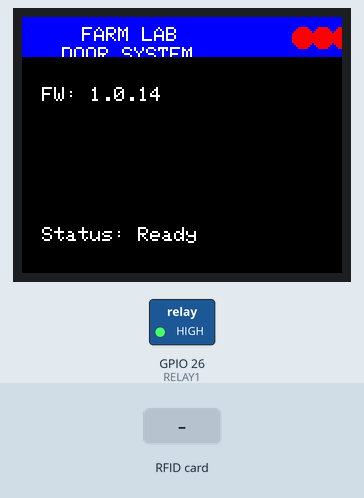
Simulated run of this program. Board: ESP32. Shown: 160×128 colour display, switched loads named in the program (green lamp = pin HIGH). The test bench sets the inputs (shaded band). WiFi joins after 1.5 s; servers stay silent unless stated; no MQTT or app messages arrive unless stated; what the program prints to the serial monitor is not drawn.

Above: at 1.4 s.
1.5 s: RFID card 93 9B D7 AA held to the reader
At 2.4 s:
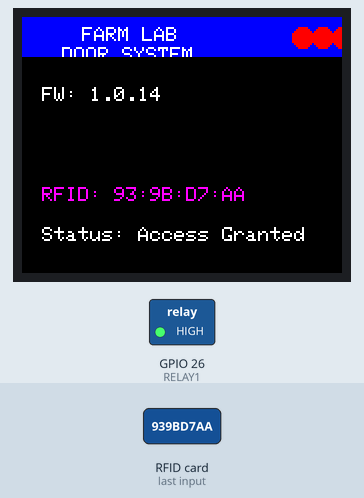
4.5 s: RFID card 20 15 B8 4F held to the reader
At 5.9 s:
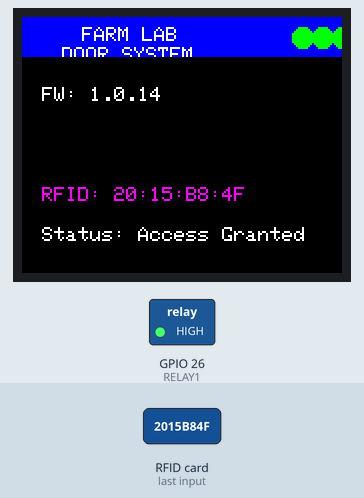
6.2 s: RFID card D3 C6 F6 99 held to the reader
At 6.8 s:
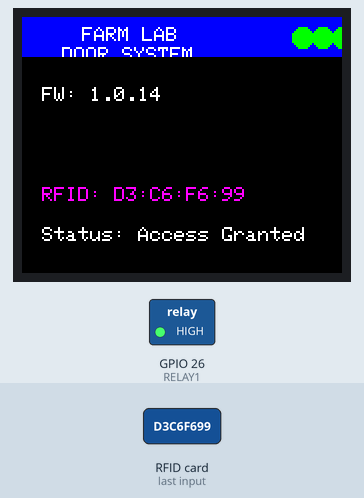
7.9 s: RFID card 5E 7A 19 C4 held to the reader
At 9.2 s:
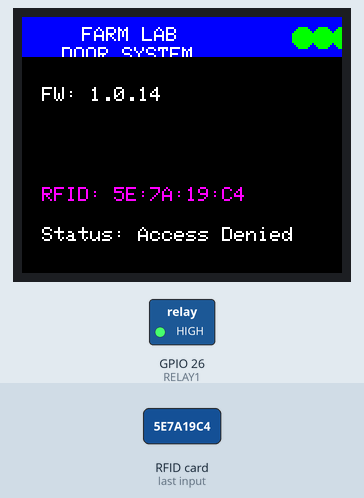
10.9 s: RFID card 93 9B D7 AA held to the reader
At 12.1 s:
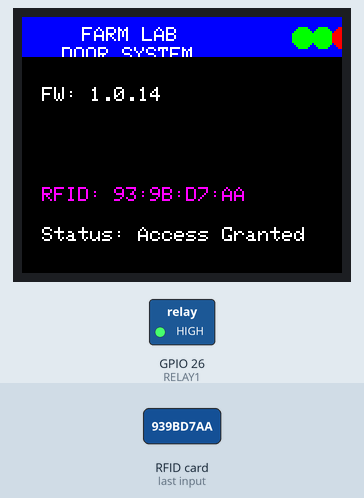
Timing chart, 0 to 13.9 s (numbered marks = the images above; inputs shaded):
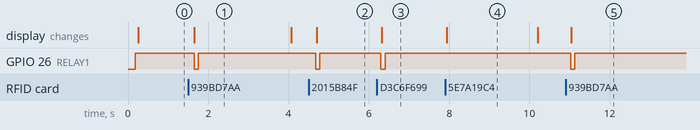

The program:

main.cpp
```cpp
#include <Arduino.h>
#include <SPI.h>
#include <MFRC522.h>
#include <Adafruit_GFX.h>
#include <Adafruit_ST7735.h>
#include <WiFi.h>
#include <HTTPClient.h>
#include <Update.h>
#include <PubSubClient.h>
#include <ArduinoJson.h>
String currentFirmwareVersion = "1.0.14";

// ==== Device info ====
const char* deviceID = "lock_01";

// ==== MQTT Settings ====
const char* mqttServer = "192.168.1.102";
const int mqttPort = 1883;
const char* mqttUser = ""; // optional
const char* mqttPassword = ""; // optional
const char* mqttTopic = "farmlab/door";

// MQTT client
WiFiClient espClient;
PubSubClient mqttClient(espClient);

// ==== Wi-Fi & MQTT flags ====
bool wifiConnected = false;
bool mqttConnected = false;
unsigned long lastMqttAttempt = 0;
const unsigned long mqttInterval = 500;

// ==== Heartbeat ====
const unsigned long heartbeatInterval = 5000; // ms
unsigned long lastHeartbeat = 0;

// ==== Relay & Pulse ====
#define RELAY1 26
const unsigned long pulseDuration = 100;
bool pulseActive = false;
unsigned long pulseStartTime = 0;

// ==== RFID ====
#define RFID_SS 32
#define RFID_RST 33
MFRC522 mfrc522(RFID_SS, RFID_RST);
String lastRFIDUID = "";
unsigned long lastCardReadTime = 0;
const unsigned long cardTimeout = 1000;
const char* allowedUIDs[] = {
  "93:9B:D7:AA", "20:15:B8:4F", "D3:C6:F6:99"
};
const int allowedUIDCount = sizeof(allowedUIDs)/sizeof(allowedUIDs[0]);
unsigned long lastRFIDCheck = 0;
const unsigned long rfidInterval = 200;

// ==== TFT ====
#define TFT_CS    5
#define TFT_RST   4
#define TFT_DC    2
Adafruit_ST7735 tft(TFT_CS, TFT_DC, TFT_RST);
#define BG_COLOR   ST77XX_BLACK
#define LOCK_COLOR ST77XX_GREEN
#define RFID_COLOR ST77XX_MAGENTA
#define STATUS_COLOR ST77XX_WHITE
#define HEADER_HEIGHT 20
#define RFID_UID_Y 85
#define RFID_STATUS_Y 105
#define FOOTER_Y 140

// ==== OTA ====
const char* otaJsonURL = "http://adro.ddns.net/lokifyFirmware/manifest.json";
const char* otaBaseURL = "http://adro.ddns.net/lokifyFirmware/";
unsigned long lastOTACheck = 0;
const unsigned long otaInterval = 10000;
enum OTAStatus { OTA_IDLE, OTA_CHECKING, OTA_UPDATING, OTA_ERROR };
OTAStatus otaStatus = OTA_ERROR;

// ==== Function Prototypes ====
void connectWiFiNonBlocking();
void connectMQTTNonBlocking();
void publishHeartbeat();
void publishDoorEvent(String uid, String eventType, String status);
void mqttCallback(char* topic, byte* payload, unsigned int length);
void handleRFID();
void handleRelayPulse();
void updateRFIDStatus(String status);
void checkOTA();
void drawStatusIndicators();

// ==== Setup ====
void setup() {
  Serial.begin(115200);

  // TFT init
  tft.initR(INITR_BLACKTAB);
  tft.setRotation(1);
  tft.fillScreen(BG_COLOR);

  tft.fillRect(0, 0, 160, HEADER_HEIGHT, ST77XX_BLUE);
  tft.setTextSize(1);
  tft.setTextColor(ST77XX_WHITE, ST77XX_BLUE);
  tft.setCursor(30, 5);
  tft.print("FARM LAB");
  tft.setCursor(20, 15);
  tft.print("DOOR SYSTEM");
  tft.fillRect(0, FOOTER_Y, 160, 20, ST77XX_BLUE);
  tft.setCursor(40, FOOTER_Y + 5);
  tft.print("RFID READY");

  // Relay
  pinMode(RELAY1, OUTPUT);
  digitalWrite(RELAY1, HIGH);

  // RFID
  SPI.begin();
  mfrc522.PCD_Init();

  updateRFIDStatus("Ready");
}

// ==== Loop ====
void loop() {
  unsigned long now = millis();

  // RFID check
  if (now - lastRFIDCheck >= rfidInterval) {
    lastRFIDCheck = now;
    handleRFID();
  }

  // Heartbeat
  if (now - lastHeartbeat >= heartbeatInterval) {
    lastHeartbeat = now;
    publishHeartbeat();
  }

  handleRelayPulse();
  connectWiFiNonBlocking();
  connectMQTTNonBlocking();
  checkOTA();
  drawStatusIndicators();

  yield(); // allow ESP32 background tasks
}

// ==== Functions ====

// Wi-Fi
void connectWiFiNonBlocking() {
  static unsigned long lastWiFiCheck = 0;
  static int failCount = 0;
  static const int maxFailCount = 10; // Limit connection attempts
  unsigned long now = millis();

  // Exponential backoff: 1s + failCount*2s, max 20s
  unsigned long interval = 1000 + min(failCount, 10) * 2000;
  if (now - lastWiFiCheck < interval) return;
  lastWiFiCheck = now;

  if (WiFi.status() != WL_CONNECTED) {
    if (failCount < maxFailCount) {
      WiFi.begin("Tenda_2AAA80_Lab", "87654321");
      wifiConnected = false;
      failCount++;
      tft.fillRect(0, FOOTER_Y, 160, 20, ST77XX_BLUE);
      tft.setCursor(10, FOOTER_Y+5);
      tft.print("Connecting WiFi... (" + String(failCount) + ")");
    } else {
      tft.fillRect(0, FOOTER_Y, 160, 20, ST77XX_RED);
      tft.setCursor(10, FOOTER_Y+5);
      tft.print("WiFi failed, retry later");
      // Optionally, reset failCount after a long wait or user action
    }
  } else if (!wifiConnected) {
    wifiConnected = true;
    failCount = 0;
    tft.fillRect(0, FOOTER_Y, 160, 20, ST77XX_BLUE);
    tft.setCursor(10, FOOTER_Y+5);
    tft.print("WiFi Connected!");
    otaStatus = OTA_IDLE;
  }
}

// MQTT connect & loop
void connectMQTTNonBlocking() {
  if (!wifiConnected) return;

  if (!mqttClient.connected()) {
    mqttClient.setServer(mqttServer, mqttPort);
    mqttClient.setCallback(mqttCallback);
    if (millis() - lastMqttAttempt > mqttInterval) {
      lastMqttAttempt = millis();
      if (mqttClient.connect(deviceID, mqttUser, mqttPassword)) {
        mqttConnected = true;
        mqttClient.subscribe(mqttTopic);
      } else mqttConnected = false;
    }
  } else {
    mqttClient.loop();
  }
}

// Heartbeat
void publishHeartbeat() {
  if (!mqttClient.connected()) return;

  DynamicJsonDocument doc(256);
  doc["device_id"] = deviceID;
  doc["type"] = "heartbeat";
  doc["wifi"] = wifiConnected;
  doc["mqtt"] = mqttConnected;
  switch(otaStatus) {
    case OTA_IDLE: doc["ota"] = "idle"; break;
    case OTA_CHECKING: doc["ota"] = "checking"; break;
    case OTA_UPDATING: doc["ota"] = "updating"; break;
    case OTA_ERROR: doc["ota"] = "error"; break;
  }
  doc["fw_version"] = currentFirmwareVersion; // <-- Added firmware version
  doc["timestamp"] = millis();
  doc["source"] = "local";

  char buffer[256];
  size_t n = serializeJson(doc, buffer);
  mqttClient.publish("farmlab/esp32/heartbeat", buffer, n);
}


// Door event
void publishDoorEvent(String uid, String eventType, String status) {
  if (!mqttClient.connected()) return;

  DynamicJsonDocument doc(256);
  doc["device_id"] = deviceID;
  doc["type"] = "event";
  doc["event"] = eventType;        // access_granted / access_denied
  doc["status"] = status;          // locked / unlocked
  doc["uid"] = uid;
  doc["timestamp"] = millis();
  doc["source"] = "local";

  char buffer[256];
  size_t n = serializeJson(doc, buffer);
  mqttClient.publish(mqttTopic, buffer, n);
  Serial.println("MQTT Event: " + String(buffer));
}

// MQTT callback
// MQTT callback
void mqttCallback(char* topic, byte* payload, unsigned int length) {
  String message;
  for (unsigned int i = 0; i < length; i++) message += (char)payload[i];
  Serial.println("Message arrived: " + message);

  DynamicJsonDocument doc(256);
  if (deserializeJson(doc, message)) return;

  String cmdType = doc["type"] | "";
  String command = doc["command"] | "";
  String target = doc["device_id"] | "";

  // Process any command targeted to this device, regardless of "source" or bridge
  if (cmdType == "command" && target == deviceID) {
    if (command == "unlock") {
      digitalWrite(RELAY1, LOW);
      pulseStartTime = millis();
      pulseActive = true;
      publishDoorEvent("", "remote_unlock", "unlocked"); // events still marked "local" source
    } else if (command == "lock") {
      digitalWrite(RELAY1, HIGH);
      pulseActive = false;
      publishDoorEvent("", "remote_lock", "locked"); // events still marked "local" source
    }
  }
}


// RFID
void handleRFID() {
  if (!mfrc522.PICC_IsNewCardPresent()) return;
  if (!mfrc522.PICC_ReadCardSerial()) return;

  String uidString = "";
  for (byte i=0;i<mfrc522.uid.size;i++){
    if(i>0) uidString+=":";
    if(mfrc522.uid.uidByte[i]<0x10) uidString+="0";
    uidString+=String(mfrc522.uid.uidByte[i], HEX);
  }
  uidString.toUpperCase();

  unsigned long now = millis();
  if (uidString != lastRFIDUID || (now - lastCardReadTime > cardTimeout)) {
    lastRFIDUID = uidString;
    lastCardReadTime = now;

    bool allowed = false;
    for (int i=0;i<allowedUIDCount;i++) if (uidString==allowedUIDs[i]) allowed=true;

    if (allowed) {
      updateRFIDStatus("Access Granted");
      digitalWrite(RELAY1, LOW);
      pulseStartTime = millis();
      pulseActive = true;
      publishDoorEvent(uidString, "access_granted", "unlocked");
    } else {
      updateRFIDStatus("Access Denied");
      publishDoorEvent(uidString, "access_denied", "locked");
    }

    tft.fillRect(0, RFID_UID_Y, 160, 15, BG_COLOR);
    tft.setCursor(10, RFID_UID_Y);
    tft.setTextColor(RFID_COLOR, BG_COLOR);
    tft.print("RFID: " + uidString);
  }

  mfrc522.PICC_HaltA();
  mfrc522.PCD_StopCrypto1();
}

// Relay pulse
void handleRelayPulse() {
  if (pulseActive && millis() - pulseStartTime >= pulseDuration) {
    digitalWrite(RELAY1, HIGH);
    pulseActive = false;
  }
}

// TFT
void updateRFIDStatus(String status) {
  tft.fillRect(0, RFID_STATUS_Y, 160, 15, BG_COLOR);
  tft.setCursor(10, RFID_STATUS_Y);
  tft.setTextColor(STATUS_COLOR, BG_COLOR);
  tft.print("Status: " + status);
}

// OTA
void checkOTA() {
  if (!wifiConnected) return;
  if (millis() - lastOTACheck < otaInterval) return;
  lastOTACheck = millis();

  otaStatus = OTA_CHECKING;

  HTTPClient http;
  http.begin(otaJsonURL);
  int code = http.GET();
  if (code != 200) { otaStatus = OTA_ERROR; http.end(); return; }
  String payload = http.getString();
  http.end();

  DynamicJsonDocument doc(512);
  if (deserializeJson(doc, payload)) { otaStatus=OTA_ERROR; return; }

  String newVer = doc["version"];
  String fwFile = doc["file"];
  if (newVer == currentFirmwareVersion) { otaStatus = OTA_IDLE; return; }

  otaStatus = OTA_UPDATING;
  String fwURL = String(otaBaseURL) + fwFile;
  Serial.println("Starting OTA: " + fwURL);

  HTTPClient fwHttp;
  fwHttp.begin(fwURL);
  int fwCode = fwHttp.GET();
  if (fwCode != 200) { otaStatus=OTA_ERROR; fwHttp.end(); return; }

  int contentLength = fwHttp.getSize();
  WiFiClient* stream = fwHttp.getStreamPtr();
  if (!Update.begin(contentLength)) { otaStatus=OTA_ERROR; fwHttp.end(); return; }

  size_t written = Update.writeStream(*stream);
  if (written != contentLength) Serial.println("OTA written: "+String(written));

  if(Update.end()){
    if(Update.isFinished()){
      Serial.println("OTA Complete, rebooting...");
      fwHttp.end();
      otaStatus = OTA_IDLE;
      ESP.restart();
    } else otaStatus=OTA_ERROR;
  } else otaStatus=OTA_ERROR;

  fwHttp.end();
}


// TFT indicators
void drawStatusIndicators() {
  uint16_t wifiColor = wifiConnected?ST77XX_GREEN:ST77XX_RED;
  tft.fillCircle(140,10,5,wifiColor);
  uint16_t mqttColor = mqttConnected?ST77XX_GREEN:ST77XX_RED;
  tft.fillCircle(150,10,5,mqttColor);
  uint16_t otaColor = ST77XX_RED;
  if(!wifiConnected) { otaColor = ST77XX_RED; otaStatus=OTA_ERROR; }
  else {
    switch(otaStatus){
      case OTA_IDLE: otaColor=ST77XX_GREEN; break;
      case OTA_CHECKING: otaColor=ST77XX_YELLOW; break;
      case OTA_UPDATING: otaColor=ST77XX_ORANGE; break;
      case OTA_ERROR: otaColor=ST77XX_RED; break;
    }
  }
  tft.fillCircle(160,10,5,otaColor);

  tft.fillRect(0, HEADER_HEIGHT, 160, 15, BG_COLOR);
  tft.setCursor(10, HEADER_HEIGHT+15);
  tft.setTextColor(ST77XX_WHITE, BG_COLOR);
  tft.setTextSize(1);
  tft.print("FW: " + currentFirmwareVersion);
}
```

Measured:
- after the input at 1.5 s, GPIO 26 (RELAY1): HIGH → LOW after 0.15 s, → HIGH 0.10 s later; the display: changes after 0.16 s (image 1)
- after the input at 4.5 s, GPIO 26 (RELAY1): HIGH → LOW after 0.18 s, → HIGH 0.10 s later; the display: changes after 0.20 s (image 2)
- after the input at 6.2 s, GPIO 26 (RELAY1): HIGH → LOW after 0.10 s, → HIGH 0.10 s later; the display: changes after 0.12 s (image 3)
- after the input at 7.9 s, the display: changes at once (image 4)
- after the input at 10.9 s, GPIO 26 (RELAY1): HIGH → LOW after 0.13 s, → HIGH 0.10 s later; the display: changes after 0.15 s (image 5)
- what the display in image 1 shows lasts 2.4 s, from 1.7 s to 4.1 s
- what the display in image 4 shows lasts 2.3 s, from 7.9 s to 10.2 s
